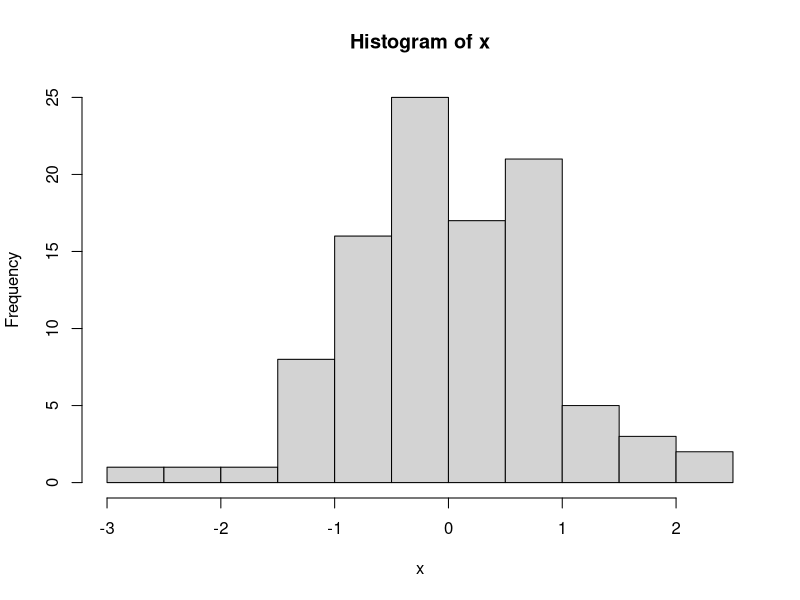
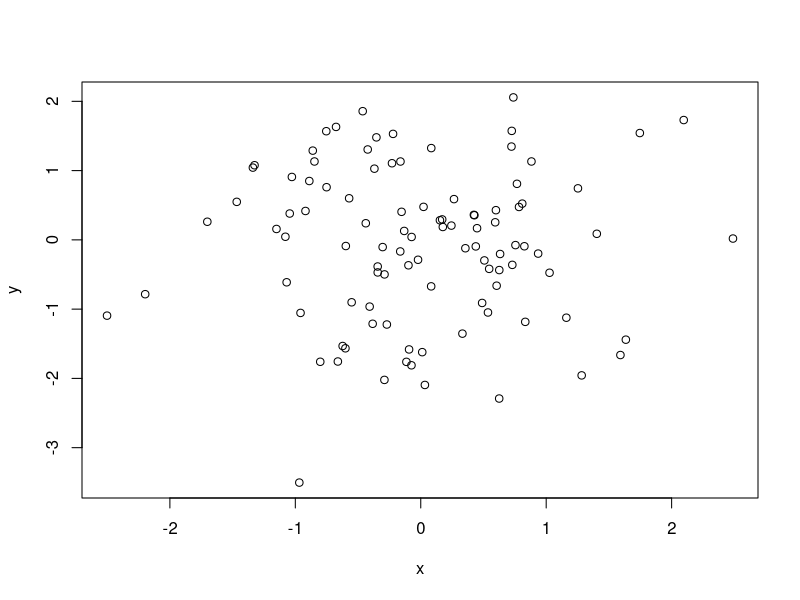
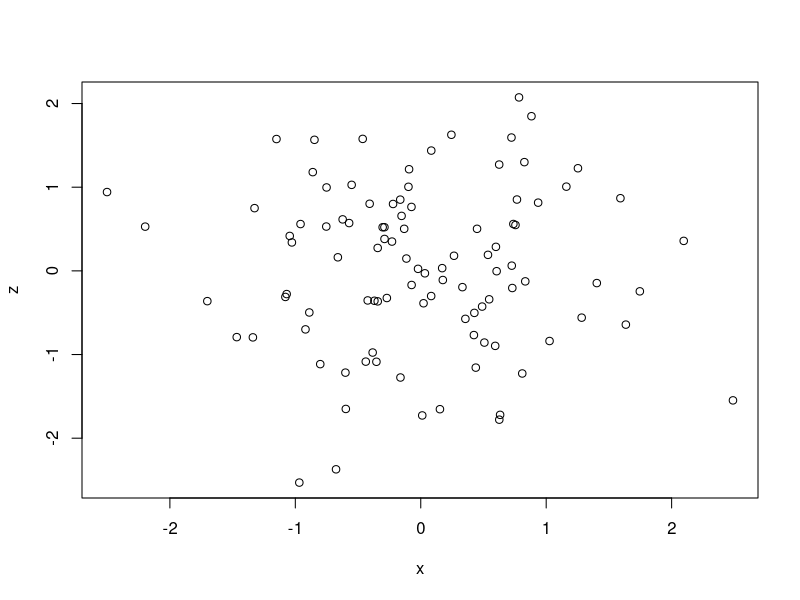

R code for these plots, in order:
####Base Plotting Demonstration
x<-rnorm(100)
hist(x)
y<-rnorm(100)
plot(x,y)
z<-rnorm(100)
plot(x,z)
par(mar=c(2,2,2,2))
